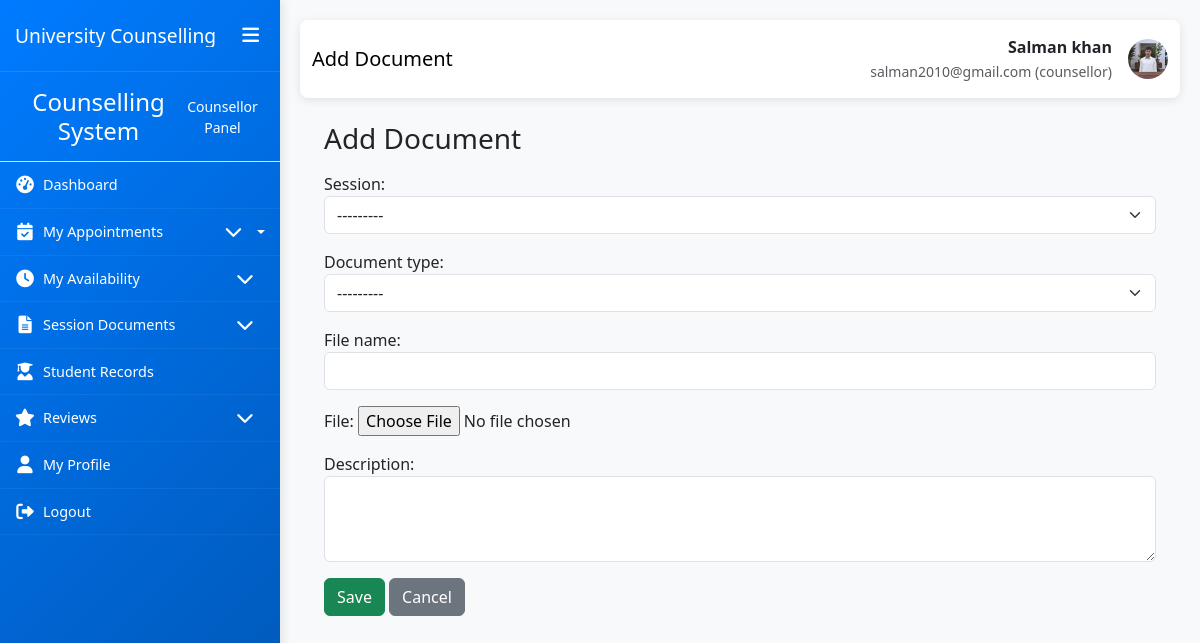
Page /counseller_session_document_add/ (signed in) on the committed database.
### My_App/models.py (models this page shows, shortened)
class CustomUser(AbstractUser):
    ROLE_CHOICES = (
        ('student', 'Student'),
        ('counsellor', 'Counsellor'),
        ('admin', 'Administrator'),
    )
    role = models.CharField(max_length=20, choices=ROLE_CHOICES, default='student')
    phone_number = models.CharField(max_length=15, blank=True, null=True)
    date_of_birth = models.DateField(blank=True, null=True)
    profile_picture = models.ImageField(upload_to='profile_pics/', blank=True, null=True)
    created_at = models.DateTimeField(auto_now_add=True)
    updated_at = models.DateTimeField(auto_now=True)
    class Meta:
        permissions = [
            ("can_access_admin_panel", "Can access admin panel"),
            ("can_manage_users", "Can manage users"),
            ("can_manage_appointments", "Can manage appointments"),
            ("can_view_reports", "Can view reports"),
            ("can_manage_counsellors", "Can manage counsellors"),
        ]
    def is_counsellor(self):
        return self.role == 'counsellor'

### My_App/views.py (the view)
# urls.py: path('counseller_session_document_add/',views.counseller_session_document_add,name='counseller_session_document_add'),
def counseller_session_document_add(request):
    if request.method == 'POST':
        form = SessionDocumentForm(request.POST, request.FILES)
        if form.is_valid():
            form.save()
            messages.success(request, "Document added successfully!")
            return redirect('counseller_session_document_list')
        else:
            messages.error(request, "Failed to add document. Please correct the errors.")
    else:
        form = SessionDocumentForm()
    return render(request, 'My_Consuller/session_document/session_document_form.html', {'form': form, 'title': 'Add Document'})

### My_App/forms.py
class SessionDocumentForm(forms.ModelForm):
    class Meta:
        model = SessionDocument
        fields = ['session', 'document_type', 'file', 'file_name', 'description']
        widgets = {
            'description': forms.Textarea(attrs={'class': 'form-control', 'rows': 3}),
            'file_name': forms.TextInput(attrs={'class': 'form-control'}),
            'document_type': forms.Select(attrs={'class': 'form-select'}),
            'session': forms.Select(attrs={'class': 'form-select'}),
        }

### My_App/models.py (called while the page is built)
    def __str__(self):
        return f"Session for {self.appointment.student.user.username} - {self.session_date}"

### templates/My_Consuller/session_document/session_document_form.html (shortened to what this page needs)
{% extends 'My_Consuller/base1.html' %}
{% block page_title %}{{ title }}{% endblock %}
{% block content %}
<div class="container mt-4">
    <h3>{{ title }}</h3>
    <form method="post" enctype="multipart/form-data" class="mt-3">
        <div class="mb-3">
            {{ form.session.label_tag }} {{ form.session }}
        </div>
        <div class="mb-3">
            {{ form.document_type.label_tag }} {{ form.document_type }}
        </div>
        <div class="mb-3">
            {{ form.file_name.label_tag }} {{ form.file_name }}
        </div>
        <div class="mb-3">
            {{ form.file.label_tag }} {{ form.file }}
        </div>
        <div class="mb-3">
            {{ form.description.label_tag }} {{ form.description }}
        </div>
        <button type="submit" class="btn btn-success">Save</button>
        <a href="{% url 'counseller_session_document_list' %}" class="btn btn-secondary">Cancel</a>
    </form>
</div>
{% endblock %}

### templates/My_Consuller/base1.html (shortened to what this page needs)
<!DOCTYPE html>
<html lang="en">
<head>
    <link href="https://cdn.jsdelivr.net/npm/bootstrap@5.3.0/dist/css/bootstrap.min.css" rel="stylesheet">
    <link href="https://cdnjs.cloudflare.com/ajax/libs/font-awesome/6.0.0/css/all.min.css" rel="stylesheet">
    <link href="https://cdn.jsdelivr.net/npm/sweetalert2@11/dist/sweetalert2.min.css" rel="stylesheet">
</head>
<body>
    <div class="container-fluid p-0">
        <div class="row g-0">
            <div class="sidebar {% if user.is_counsellor %}counsellor-sidebar{% endif %}" id="sidebar">
                <div class="sidebar-header">
                    <h3>University Counselling</h3>
                    <button class="sidebar-toggle d-none d-lg-block" id="sidebarToggle">
                        <i class="fas fa-bars"></i>
                    </button>
                </div>
                <div class="sidebar-content">
                    {% if user.is_counsellor %}
                        {% include 'My_Consuller/sidebar.html' %}
                    {% else %}
                        {% include 'My_Student/sidebar.html' %}
                    {% endif %}
                </div>
            </div>
            <div class="main-content" id="mainContent">
                <nav class="navbar navbar-expand-lg navbar-custom {% if user.is_counsellor %}counsellor-navbar{% endif %}">
                    <div class="container-fluid">
                        <span class="navbar-brand">{% block page_title %}Dashboard{% endblock %}</span>
                        <div class="d-flex align-items-center">
                            <div class="me-3 text-end d-none d-md-block">
                                <div class="fw-bold">{{ user.get_full_name|default:user.username }}</div>
                                <small class="text-muted">
                                    {{ user.email }}
                                    ({% if user.is_counsellor %}counsellor{% else %}student{% endif %})
                                </small>
                            </div>
                            {% if user.profile_picture %}
                            <img src="{{ user.profile_picture.url }}" alt="Profile" class="user-profile-img">
                            {% else %}
                            <div class="user-profile-img bg-secondary d-flex align-items-center justify-content-center text-white">
                                <i class="fas {% if user.is_counsellor %}fa-user-tie{% else %}fa-user{% endif %}"></i>
                            </div>
                            {% endif %}
                        </div>
                    </div>
                </nav>
                <div class="container-fluid">
                    {% block content %}{% endblock %}
                </div>
            </div>
        </div>
    </div>
</body>
</html>

### templates/My_Consuller/base1.html (style rules this page uses)
:root { --sidebar-width: 280px; --sidebar-collapsed-width: 70px; --sidebar-bg: linear-gradient(135deg, #28a745 0%, #20c997 100%); --counsellor-sidebar-bg: linear-gradient(135deg, #007bff 0%, #0056b3 100%); --content-padding: 20px; --transition-speed: 0.3s; }
body { overflow-x: hidden; font-family: 'Segoe UI', Tahoma, Geneva, Verdana, sans-serif; background-color: #f8f9fa; }
.sidebar { background: var(--sidebar-bg); color: white; min-height: 100vh; position: fixed; width: var(--sidebar-width); transition: all var(--transition-speed) ease; z-index: 1000; box-shadow: 2px 0 10px rgba(0,0,0,0.1); overflow-y: auto; }
.sidebar.counsellor-sidebar { background: var(--counsellor-sidebar-bg); }
.sidebar-header { padding: 20px 15px; border-bottom: 1px solid rgba(255,255,255,0.1); display: flex; align-items: center; justify-content: space-between; }
.sidebar-header h3 { font-size: 1.2rem; margin: 0; white-space: nowrap; overflow: hidden; }
.sidebar-toggle { background: none; border: none; color: white; font-size: 1.2rem; cursor: pointer; }
.main-content { margin-left: var(--sidebar-width); padding: var(--content-padding); transition: all var(--transition-speed) ease; min-height: 100vh; width: calc(100% - var(--sidebar-width)); }
.navbar-custom { background: white; box-shadow: 0 2px 10px rgba(0,0,0,0.1); padding: 15px 0; margin-bottom: 20px; border-radius: 8px; }
.user-profile-img { width: 40px; height: 40px; border-radius: 50%; object-fit: cover; }
.sidebar { background: var(--sidebar-bg); color: white; height: 100vh; position: fixed; top: 0; left: 0; width: var(--sidebar-width); transition: all var(--transition-speed) ease; z-index: 1000; box-shadow: 2px 0 10px rgba(0,0,0,0.1); overflow-y: auto; overflow-x: hidden; scrollbar-width: thin; scrollbar-color: rgba(255,255,255,0.4) transparent; }

### rows in the picture
CustomUser: get_full_name "Salman khan", email "salman2010@gmail.com", profile_picture (picture)

### other values in the picture
{{ title }} "Add Document"
